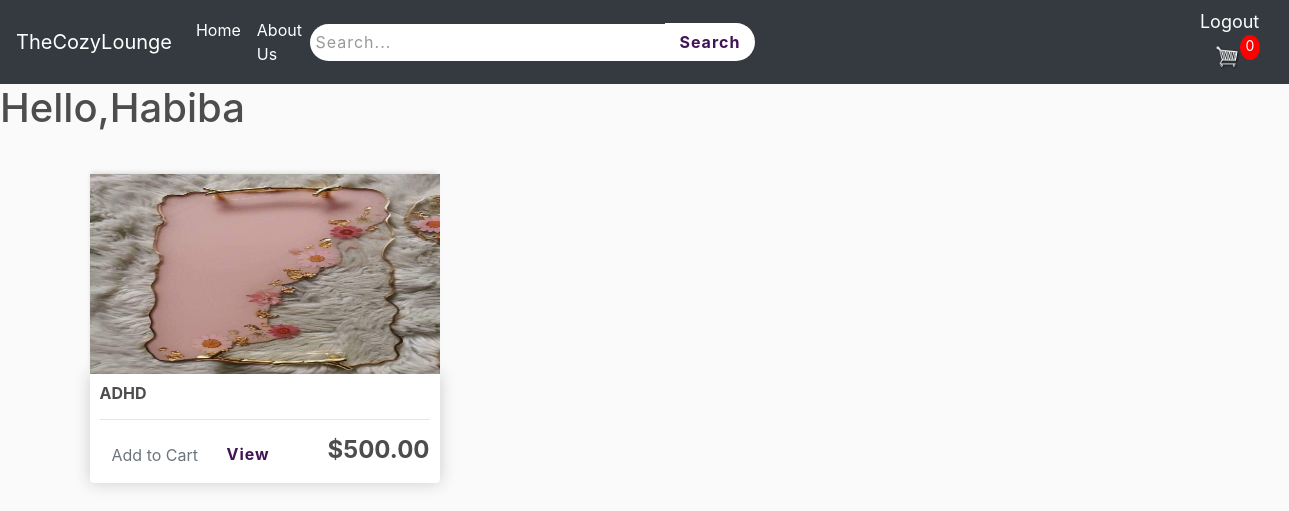
The app's page / (signed in) with its own data.
### TheCozyLounge/models.py (models this page shows, shortened)
class Product(models.Model):
    a_name = models.CharField(max_length=64)
    b_Language = models.CharField(max_length=64)
    b_title = models.CharField(max_length=64 ,null=True)
    a_about = models.TextField(max_length=500)
    b_description = models.TextField(max_length=800)
    b_genres = models.TextField()
    b_version = models.IntegerField()
    b_nu_of_pages = models.IntegerField()
    b_price = models.DecimalField(max_digits=99999,decimal_places=2)
    b_rate = models.IntegerField()
    b_y_of_pub = models.DateField()
    b_sound = models.BooleanField(default=False, blank=True)
    b_pic = models.ImageField(null=True, blank=True)
    @property
    def imageURL(self):
        try:
            url = self.b_pic.url
        except:
            url = ''
        return url

### TheCozyLounge/views.py (the view)
# urls.py: path('',views.store,name="store"),
@login_required(login_url='login')
def store(request):
	data = cartData(request)
	cartItems = data['cartItems']
	order = data['order']
	items = data['items']
	product = Product.objects.all()
	context = {'product':product, 'cartItems':cartItems,'items':items, 'order':order}
	return render(request, 'store/store.html', context)

### TheCozyLounge/models.py (called while the page is built)
    @property
    def get_cart_items(self):
        orderitems = self.orderitem_set.all()
        total = sum([item.quantity for item in orderitems])
        return total

### TheCozyLounge/utils.py (called while the page is built)
def cartData(request):
    user = request.user
    if user.is_authenticated:
        try:
            customer = user.customer
        except Customer.DoesNotExist:
            customer = Customer.objects.create(
                user=user,
                name=user.username,
                email=user.email
            )
        order, created = Order.objects.get_or_create(customer=customer, complete=False)
        items = order.orderitem_set.all()
        cartItems = order.get_cart_items
    else:
        cookieData = cookieCart(request)
        cartItems = cookieData['cartItems']
        order = cookieData['order']
        items = cookieData['items']
    return {'cartItems': cartItems, 'order': order, 'items': items}

### TheCozyLounge/templates/store/store.html
{% extends 'store/home.html' %}
{% load static %}
{% block content %}
	<div class="row">
		{% for product in product %}
		<div class="col-lg-4">
			<img class="thumbnail" src="{{product.imageURL}}">
			<div class="box-element product">
				<h6><strong>{{product.b_title}}</strong></h6>
				<hr>
				<div style="display: flex; gap:1em; justify-content: space-between;">
					<div>
						<button data-product="{{product.id}}" data-action="add" class="btn btn-outline-secondary add-btn update-cart">Add to Cart</button>
						<a class="btn button-S view-details" href="{% url 'view' product.id %}">View</a>
					</div>
					<h4><strong>${{product.b_price}}</strong></h4>
				</div>
			</div>
		</div>
		{% endfor %}
	</div>
{% endblock content %}

### TheCozyLounge/templates/store/home.html (shortened to what this page needs)
<!DOCTYPE html>
{% load static %}
<html>
<head>
	<link rel="stylesheet" href="https://stackpath.bootstrapcdn.com/bootstrap/4.4.1/css/bootstrap.min.css">
	<link rel="stylesheet" type="text/css" href="{% static 'css/main.css' %}">
</head>
<body>
	<nav class="navbar navbar-expand-lg navbar-dark bg-dark ">
	  <a class="navbar-brand" href="{% url 'store' %}">TheCozyLounge</a>
	  <div class="collapse navbar-collapse" id="navbarSupportedContent">
	    <ul class="navbar-nav mr-auto">
	      <li class="nav-item active">
	        <a class="nav-link" href="{% url 'store' %}">Home <span class="sr-only">(current)</span></a>
	      </li>
		  <li class="nav-item active">
	        <a class="nav-link" href="{% url 'about_us' %}">About Us </a>
	      </li>
		</ul>
		<form action="{% url 'search' %}" method="get">
			<div class="search_bar">
				<input class="searchb" type="text" placeholder=" Search..." name="q" aria-label="Search">
				<div class="container-S">
					<button class="button-S btn-s" type="submit"> Search</button>
				</div>
			</div>
		</form>
	    <div class="form-inline my-2 my-lg-0">
			<span ><a class="logout-msg" href="{% url 'logout' %}">Logout</a></span>
	     	<a href="{% url 'cart' %}">
	    		<img  id="cart-icon" src="{% static 'images/cart.png' %}">
	    	</a>
	    	<p id="cart-total">{{cartItems}}</p>
	    </div>
	  </div>
	</nav>
	<span class="hello-msg"><h1>Hello,{{request.user}}</h1></span>
    <div class="container">
            <br>
            {% block content %}
            {% endblock content %}
	</div>
</body>
</html>

### TheCozyLounge/static/css/Main.css (style rules this page uses)
body { background-color: hsl(0, 0%, 98%); }
h1,h2,h3,h4,h5,h6 { color:hsl(0, 0%, 30%); }
.box-element { box-shadow:hsl(0, 0%, 80%) 0 0 16px; background-color: #fff; border-radius: 4px; padding: 10px; }
.thumbnail { width: 100%; height: 200px; -webkit-box-shadow: -1px -3px 5px -2px rgba(214,214,214,1); -moz-box-shadow: -1px -3px 5px -2px rgba(214,214,214,1); box-shadow: -1px -3px 5px -2px rgba(214,214,214,1); }
.product { border-radius: 0 0 4px 4px; }
#cart-icon { width:25px; display: inline-block; margin-left: 15px; }
#cart-total { display: block; text-align: center; color:#fff; background-color: red; width: 20px; height: 25px; border-radius: 50%; font-size: 14px; }
.col-lg-4, .col-lg-6, .col-lg-8, .col-lg-12 { margin-top: 10px; }
.btn { border-radius: 0; }
.logout-msg { font-size: 18px; color: #fff; margin-right: 20px; }
.search_bar { margin-right: 300px; justify-content: center; align-items: center; display: flex; width: 50% ; }
.searchb::placeholder { letter-spacing: 1px; color: #999; }
.searchb { border-radius: 30px 0px 0px 30px; height: 37px; width: 500px; margin: 10px 0px; margin-left: 0px; padding-left: 0px; padding-right: 0px; margin-right: 0px; border: none; transition: none; }
:root { --purple: #411454; --gray: #bbbbbb; }
.container-S { position: flex; height: 40px; text-align: center; }
.button-S { outline: none; height: 37px; text-align: center; justify-content: center; align-items: center; background: #fff; border: none; color: var(--purple); letter-spacing: 1px; font-size: 16px; font-weight: bold; cursor: pointer; transition: all 0.25s ease; }
.button-S::after { content: ""; }
.btn-s { width: 90px; margin: 1.2px 0px; height: 37.4px; border-radius: 0px 30px 30px 0px; }
.btn { border: none; }

### records on screen
Product: imageURL (picture), b_title "ADHD", b_price "500.00"

### other values on screen
{{ cartItems }} "0"
{{ request.user }} "Habiba"
